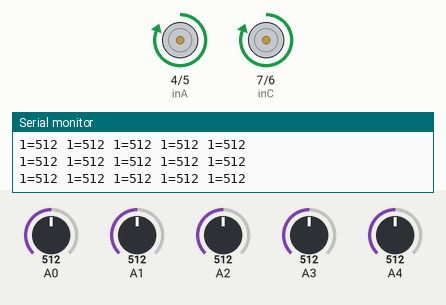
Simulated run of this sketch. Board: Arduino Uno, built with avr-gcc and run on an emulated ATmega328P. Parts: motor-driver pin pairs drawn as motors (green arrow = first pin HIGH = forward, orange = second pin HIGH = backward, longer = more drive, scaled by the enable pin), the last lines printed to the serial monitor. The test bench sets the inputs (shaded band); at power-on: A2 = 512, A0 = 512, A1 = 512, A3 = 512, A4 = 512.

Above: at 1.2 s.
1.3 s: A2 set to 487
At 2.5 s:
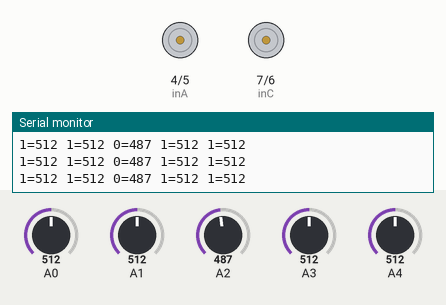
2.8 s: A0 set to 104
5.8 s: A0 set to 93
7.3 s: A1 set to 109
10.3 s: A1 set to 92
13.3 s: A2 set to 716
At 14.1 s:
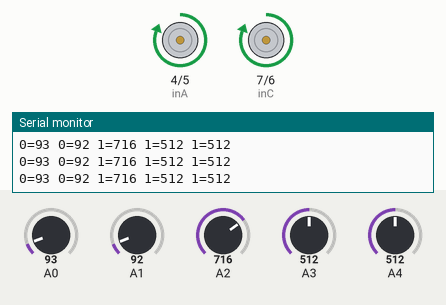
Timing chart, 0 to 15.8 s (numbered marks = the images above; inputs shaded):
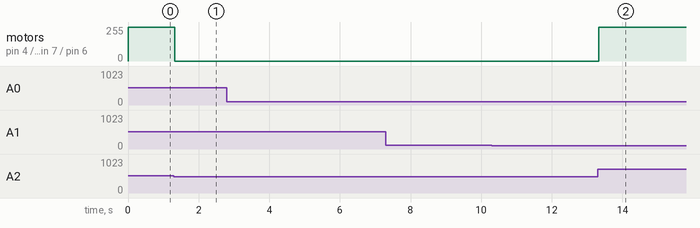

The sketch:

alpha_0.1_regular.ino.ino
```cpp
//motor parameter

#define inA 4
#define inB 5
#define inC 7
#define inD 6
#define enA 3
#define enB 9

int middleValue = 500;
int sensorVal[5];

void readSensor();
void ini();
void speedControl();

void speedControl()
{

  for(int i=50; i<256; i=i+10)
  {
    analogWrite(enA,i);
    analogWrite(enB,i);

    digitalWrite(inA, HIGH);
    digitalWrite(inB, LOW);
    digitalWrite(inC, HIGH);
    digitalWrite(inD, LOW);
    delay(1000);

    digitalWrite(inA, LOW);
    digitalWrite(inB, LOW);
    digitalWrite(inC, LOW);
    digitalWrite(inD, LOW);
    delay(1000);
  }
}

void ini()
{
  pinMode(inA,OUTPUT);
  pinMode(inB,OUTPUT);
  pinMode(inC,OUTPUT);
  pinMode(inD,OUTPUT);
  pinMode(enA,OUTPUT);
  pinMode(enB,OUTPUT);

  pinMode(A0,INPUT);
  pinMode(A1,INPUT);
  pinMode(A2,INPUT);
  pinMode(A3,INPUT);
  pinMode(A4,INPUT);

  Serial.begin(9600);

}

void readSensor()
{
  for(int i = 0; i<5; i++)
  {
    if(analogRead(i)>middleValue)
      sensorVal[i]=1;
     else
      sensorVal[i]=0;

    Serial.print(sensorVal[i]);
    Serial.print('=');
    Serial.print(analogRead(i));
    Serial.print(' ');
  }
  Serial.println();

}
void Forward()
{
    analogWrite(enA,255);
    analogWrite(enB,255);

    digitalWrite(inA, HIGH);
    digitalWrite(inB, LOW);
    digitalWrite(inC, HIGH);
    digitalWrite(inD, LOW);
//    delay(100);
}
void Stop()
{
    digitalWrite(inA, LOW);
    digitalWrite(inB, LOW);
    digitalWrite(inC, LOW);
    digitalWrite(inD, LOW);
//    delay(100);
}
void Back()
{
    analogWrite(enA,100);
    analogWrite(enB,100);

    digitalWrite(inA, LOW);
    digitalWrite(inB, HIGH);
    digitalWrite(inC, LOW);
    digitalWrite(inD, HIGH);
//    delay(100);
}
void check()
{

}
void logic()
{
//  int sum= (sensorVal[0]*10)+(sensorVal[1]*20)+(sensorVal[2]*30)+(sensorVal[3]*40)+(sensorVal[4]*50);
  if(sensorVal[2])
  {
    Forward();
  }
  else
  {
    Stop();
    check();
  }
}

void setup() {
  ini();
}

void loop() {
  readSensor();
//  speedControl();
logic();

}
```

Measured:
- the behaviour switches between 501 and 500 on A2 (found by bisection; images 0 and 1)
- after the input at 1.3 s, motor on pin 4 (inA) / pin 5 (inB), motor on pin 7 (inC) / pin 6 (inD): forward 255/255 → stopped at once
- after the input at 13.3 s, motor on pin 4 (inA) / pin 5 (inB), motor on pin 7 (inC) / pin 6 (inD): stopped → forward 255/255 at once
